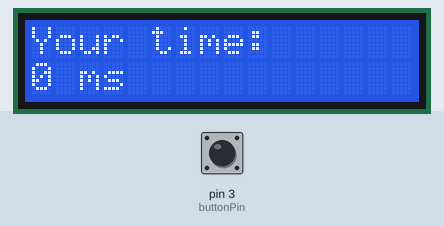
Simulated run of this sketch. Board: Arduino Uno, built with avr-gcc and run on an emulated ATmega328P. Shown: 16×2 character LCD. The inputs (shaded band) are chosen by the test bench; at power-on: pin 3 (buttonPin) LOW. Random numbers use the default seed unless the sketch sets one; what the sketch prints to the serial monitor is not drawn.

Above: at 4.5 s.
At 9.9 s:
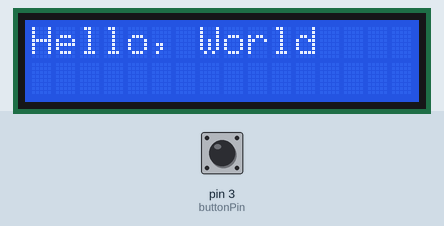
10.0 s: pin 3 (buttonPin) pulled HIGH for 3 s
At 14.2 s:
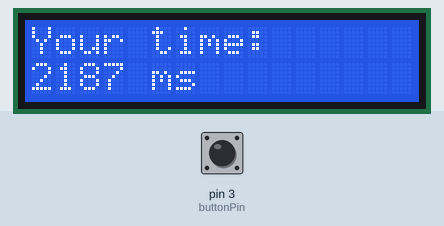
Timing chart, 0 to 15.7 s (numbered marks = the images above; inputs shaded):
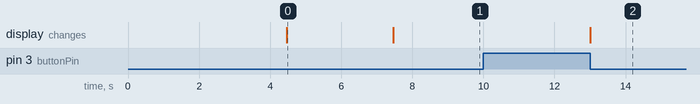

Measured:
- what the display in image 0 shows lasts 3.0 s, from 4.5 s to 7.5 s

The sketch:

Lab10_Intro2IoT_Reaction_Game.ino
```cpp
#include <LiquidCrystal.h>  // Include the LiquidCrystal library to control the LCD display

// Define the pin connected to the pushbutton
const int buttonPin = 3;

// Define the LCD pin connections: RS, Enable, Data4, Data5, Data6, Data7
const int rs = 7, en = 8, d4 = 9, d5 = 10, d6 = 11, d7 = 12;
LiquidCrystal lcd(rs, en, d4, d5, d6, d7);  // Create an LCD object with those pin assignments

void setup() {
  pinMode(buttonPin, INPUT);   // Set the button pin as INPUT (active HIGH when pressed)
  lcd.begin(16, 2);            // Initialize the LCD (16 columns, 2 rows)
  Serial.begin(9600);          // Start Serial Monitor for debugging output
  randomSeed(analogRead(0));   // Seed the random number generator using a floating analog pin
}

void loop() {
  lcd.clear();                 // Clear the LCD screen
  lcd.print("Hello, World"); // Display instruction to the player

  // Wait here until the player presses the button
  // Assumes the button is wired to be HIGH when pressed
  while (digitalRead(buttonPin) == HIGH) {
    // Just looping until the button is pressed
  }

  // Small delay to debounce the button press (remove mechanical bounce noise)
  delay(200);

  // Call the function that runs the reaction timer game
  reactionGame();
}

void reactionGame() {
  lcd.clear();                 // Clear the LCD screen
  lcd.print("Hello, World");   // Inform the player to get ready

  // Generate a random delay between 3 to 6 seconds (3000-6000 ms)
  int randDelay = random(3000, 6000);
  delay(randDelay);            // Wait for the random period to make the start unpredictable

  lcd.clear();
  lcd.print("Hello, World");     // Prompt the player to press the button as fast as possible

  unsigned long startTime = millis();  // Record the time right after showing "Press NOW!"

  // Wait here until the player presses the button
  // Assumes the button is wired HIGH when pressed
  while (digitalRead(buttonPin) == HIGH) {
    // Loop keeps running until the player reacts and presses the button
  }

  // Calculate the reaction time by subtracting the start time from the current time
  unsigned long reactionTime = millis() - startTime;

  // Display the reaction time on the LCD
  lcd.clear();
  lcd.print("Your time:");
  lcd.setCursor(0, 1);         // Move to the second row
  lcd.print(reactionTime);     // Show the reaction time in milliseconds
  lcd.print(" ms");

  // Print the same reaction time to the Serial Monitor for debugging or analysis
  Serial.print("Reaction Time: ");
  Serial.print(reactionTime);
  Serial.println(" ms");

  delay(3000);                 // Keep the result displayed for 3 seconds before returning
}
```
